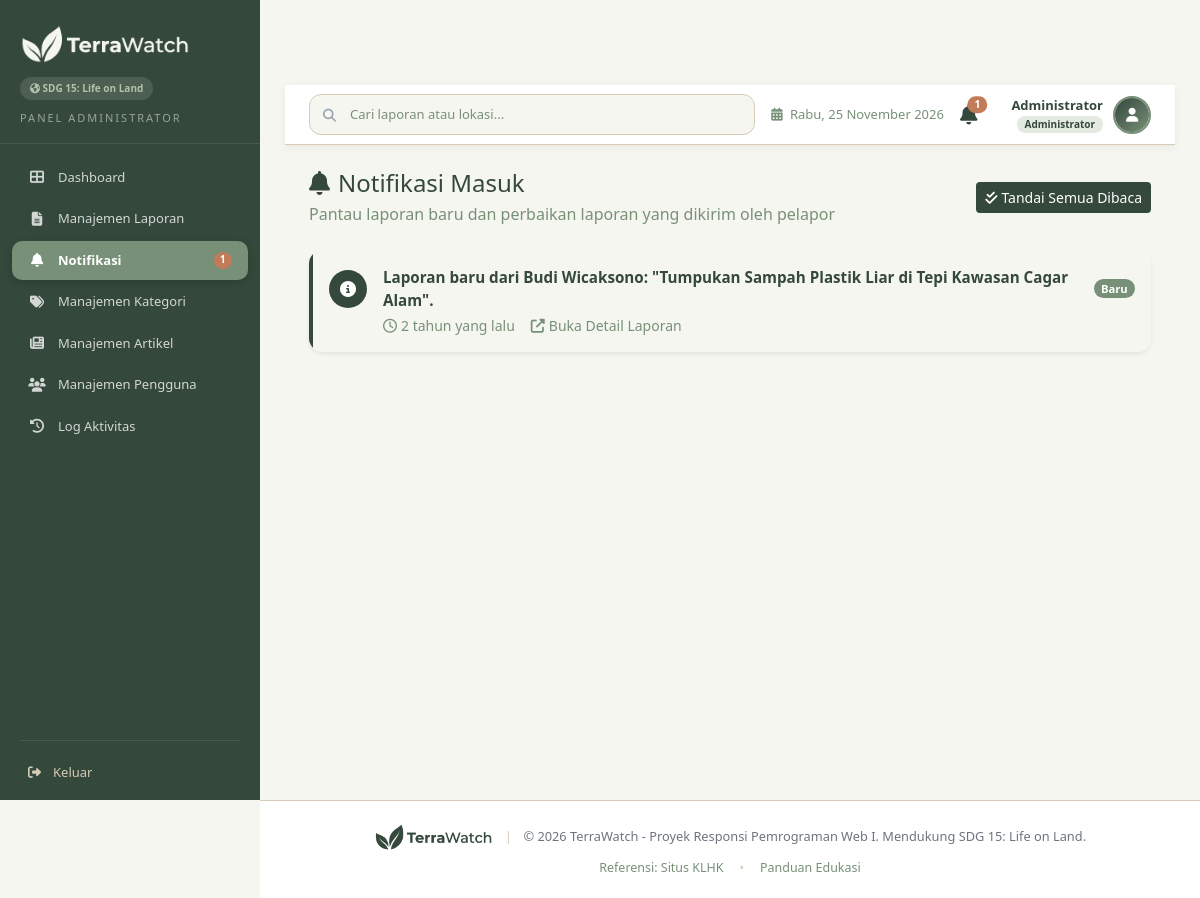
The page /admin/notifikasi.php (signed in) on the database its author committed.
### tables this page shows
CREATE TABLE `notifications` (
  `notification_id` INT       NOT NULL AUTO_INCREMENT,
  `user_id`         INT       NOT NULL,
  `report_id`       INT       NULL DEFAULT NULL,
  `message`         TEXT      NOT NULL,
  `is_read`         TINYINT   NOT NULL DEFAULT 0,
  `created_at`      TIMESTAMP NOT NULL DEFAULT CURRENT_TIMESTAMP,
  PRIMARY KEY (`notification_id`),
  INDEX `idx_notifications_user_id` (`user_id`),
  INDEX `idx_notifications_created_at` (`created_at`),
  CONSTRAINT `fk_notifications_user`   FOREIGN KEY (`user_id`)   REFERENCES `users`(`user_id`) ON DELETE CASCADE,
  CONSTRAINT `fk_notifications_report` FOREIGN KEY (`report_id`) REFERENCES `reports`(`report_id`) ON DELETE SET NULL
);

### helpers/functions.php (called while the page is built, shortened)
<?php
function timeAgo(string $datetime): string
{
    $now  = new DateTime();
    $ago  = new DateTime($datetime);
    $diff = $ago->diff($now);
    if ($diff->y > 0) {
        return $diff->y . ' tahun yang lalu';
    }
    return 'baru saja';
}
function getUnreadNotificationCount(PDO $pdo, int $userId): int
{
    $stmt = $pdo->prepare(
        "SELECT COUNT(*) AS cnt FROM notifications WHERE user_id = :user_id AND is_read = 0"
    );
    $stmt->execute(['user_id' => $userId]);
    return (int) $stmt->fetch()['cnt'];
}

### admin/notifikasi.php (the view, shortened to what this page needs)
<?php
require_once __DIR__ . '/../helpers/functions.php';
$userId = (int)$_SESSION['user_id'];
try {
    $stmt = $pdo->prepare("
        SELECT * FROM notifications
        WHERE user_id = ?
        ORDER BY created_at DESC
    ");
    $stmt->execute([$userId]);
    $notifications = $stmt->fetchAll(PDO::FETCH_ASSOC);
    $unreadCount = getUnreadNotificationCount($pdo, $userId);
} catch (PDOException $e) {
    $notifications = [];
    $unreadCount = 0;
}
include __DIR__ . '/../includes/header.php';
include __DIR__ . '/../includes/admin_sidebar.php';
?>
<div class="main-content">
    <?php include __DIR__ . '/../includes/topbar.php'; ?>
    <div class="content-wrapper p-4">
        <div class="d-flex justify-content-between align-items-center mb-4">
            <div>
                <h4 class="mb-1"><i class="fas fa-bell me-2" style="color:#34483B;"></i>Notifikasi Masuk</h4>
                <p class="text-muted mb-0">Pantau laporan baru dan perbaikan laporan yang dikirim oleh pelapor</p>
            </div>
            <?php if ($unreadCount > 0): ?>
            <a href="notifikasi.php?action=mark_all" class="btn btn-sm text-white" style="background-color:#34483B;">
                <i class="fas fa-check-double me-1"></i>Tandai Semua Dibaca
            </a>
            <?php endif; ?>
        </div>
        <div class="card border-0 shadow-sm" style="border-radius:14px; overflow:hidden;">
            <?php if (empty($notifications)): ?>
                <div class="text-center py-5 text-muted">
                    <i class="fas fa-bell-slash fa-3x mb-3" style="color:#B5C2AA;"></i>
                    <h6 class="fw-bold">Belum Ada Notifikasi</h6>
                    <p class="small text-muted mb-0">Notifikasi akan muncul saat ada laporan baru atau kiriman perbaikan dari warga.</p>
                </div>
            <?php else: ?>
                <div class="list-group list-group-flush">
                    <?php foreach ($notifications as $n):
                        $isUnread = ((int)$n['is_read'] === 0);
                        $link = 'notifikasi.php?read_id=' . $n['notification_id'] . (!empty($n['report_id']) ? '&report_id=' . $n['report_id'] : '');
                    ?>
                    <a href="<?= $link ?>" class="list-group-item list-group-item-action p-3 d-flex align-items-start gap-3" style="<?= $isUnread ? 'background:#F6F6F0; border-left: 4px solid #34483B;' : 'border-left: 4px solid transparent;' ?>">
                        <div class="rounded-circle d-flex align-items-center justify-content-center mt-1" style="width:38px;height:38px;min-width:38px;background:<?= $isUnread ? '#34483B' : '#B5C2AA' ?>;color:#fff;">
                            <i class="fas fa-info-circle"></i>
                        </div>
                        <div class="flex-grow-1">
                            <div class="d-flex justify-content-between align-items-center mb-1">
                                <span class="fw-bold" style="color:#34483B; font-size:0.95rem;">
                                    <?= htmlspecialchars($n['message']) ?>
                                </span>
                                <?php if ($isUnread): ?>
                                    <span class="badge rounded-pill ms-2" style="background:#789078; font-size:0.7rem;">Baru</span>
                                <?php endif; ?>
                            </div>
                            <div class="d-flex align-items-center gap-3 small text-muted">
                                <span><i class="far fa-clock me-1"></i><?= timeAgo($n['created_at']) ?></span>
                                <?php if (!empty($n['report_id'])): ?>
                                    <span style="color:#789078;"><i class="fas fa-external-link-alt me-1"></i>Buka Detail Laporan</span>
                                <?php endif; ?>
                            </div>
                        </div>
                    </a>
                    <?php endforeach; ?>
                </div>
            <?php endif; ?>
        </div>
    </div>
</div>
<?php include __DIR__ . '/../includes/footer.php'; ?>

### assets/css/style.css (style rules this page uses)
:root { --pine: #34483B; --sage: #789078; --soft-leaf: #B5C2AA; --cloud-cream: #F6F6F0; --stone-beige: #D6CBB5; --muted-terracotta: #C17B58; --primary-dark-green: #34483B; --secondary-green: #789078; --accent-green: #789078; --light-sage: #B5C2AA; --bg-light: #F6F6F0; --white: #FFFFFF; --status-pending: #C17B58; --status-verified: #789078; --status-in-progress: #789078; --status-completed: #34483B; --status-rejected: #C17B58; --status-revision: #C17B58; --maroon-btn: #C17B58; --sidebar-width: 260px; --cat-deforestasi: #34483B; --cat-degradasi: #789078; --cat-gambut: #C17B58; --amber-bg: #F6F6F0; --amber-border: #D6CBB5; --text-dark: #34483B; --text-muted: #789078; --border-color: #D6CBB5; }
* { margin: 0; padding: 0; box-sizing: border-box; }
body { font-family: 'Segoe UI', 'Inter', -apple-system, BlinkMacSystemFont, sans-serif; background-color: var(--bg-light); color: var(--text-dark); overflow-x: hidden; }
a { text-decoration: none; color: inherit; }
.main-content { margin-left: var(--sidebar-width); margin-top: 60px; padding: 25px; min-height: calc(100vh - 60px); background: var(--bg-light); }
.text-muted { color: var(--text-muted) !important; }

### rows shown on the page
notifications: message "Laporan baru dari Budi Wicaksono: \"Tumpukan Sampah Plastik Liar di Tepi Kawasan Cagar Alam\".", is_read "Baru", created_at "2 tahun yang lalu", shows "Buka Detail Laporan"

### other values the page prints
$unreadNotifCountAdmin "1"
$unreadCountTopbar "1"
$userName "Administrator"
$roleBadge "Administrator"
